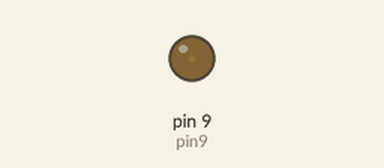
Recording of a sketch running on a simulated Arduino Uno, built with avr-gcc and run on an emulated ATmega328P. On the bench: output pins drawn as LEDs (lit = HIGH).

Above: at 0.05 s.
At 0.5 s:
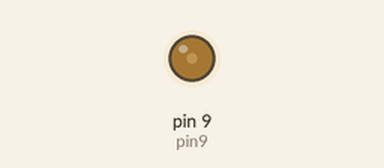
At 1.0 s:
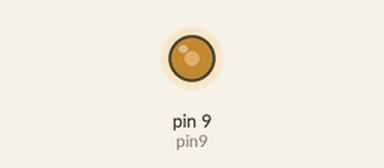
At 2.0 s:
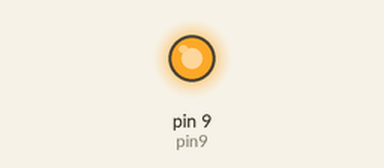
Timing chart, 0 to 4.7 s (numbered marks = the images above):
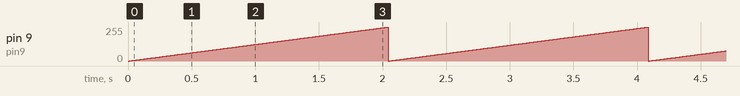

The sketch:

light-brightness-increase.ino
```cpp
int pin9 = 9;
void setup() {
  pinMode(pin9, OUTPUT);
}


void loop() {
  for (int i = 0; i < 255 ; i++ ) {
    analogWrite(pin9, i);
    delay(8);
  }
}
```

Measured:
- by itself, pin 9 (pin9): ramps from 0/255 to 254/255 and jumps back, once every 2.0 s
